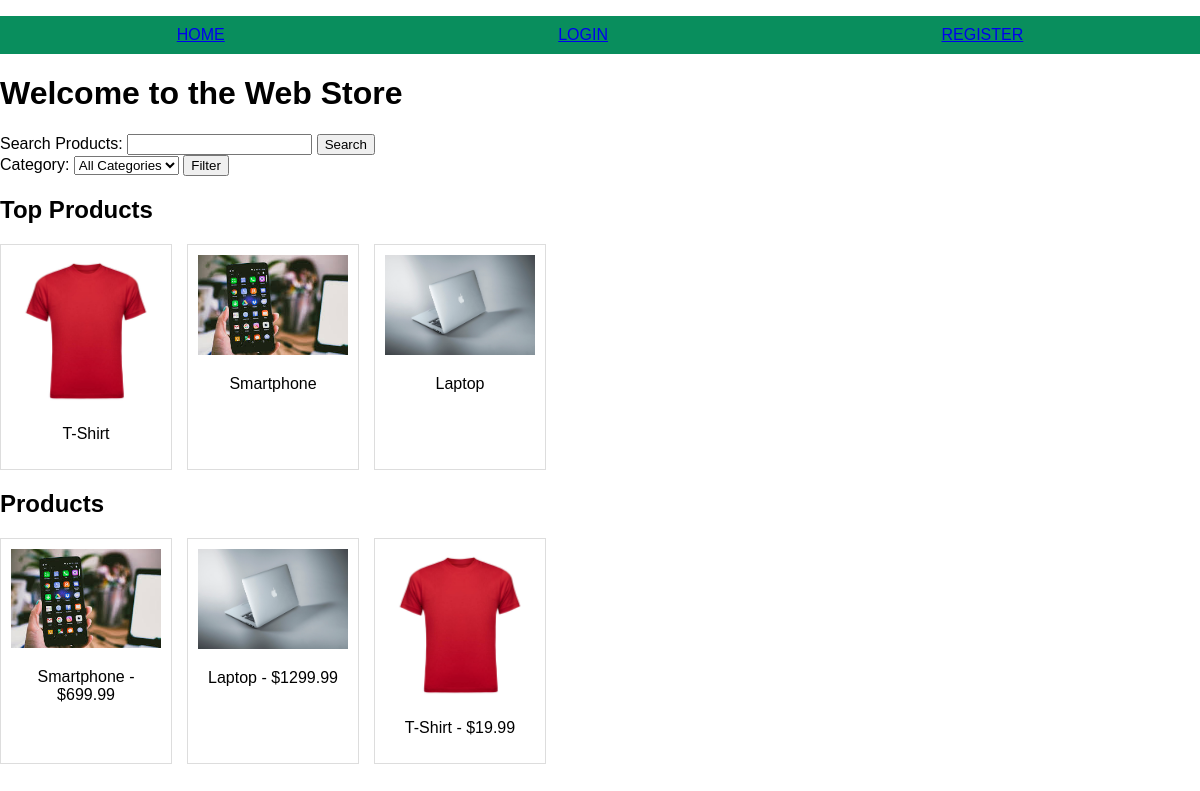
The page / on the database its author committed.
### models.py (models this page shows)
class Product(db.Model):
    id = db.Column(db.Integer, primary_key=True)
    name = db.Column(db.String(80), nullable=False)
    price = db.Column(db.Float, nullable=False)
    image = db.Column(db.String(120), nullable=True)
    description = db.Column(db.Text, nullable=True)
    category_id = db.Column(db.Integer, db.ForeignKey('category.id'), nullable=False)
    sales_count = db.Column(db.Integer, default=0)
    warehouse_id = db.Column(db.Integer, db.ForeignKey('warehouse.id'), nullable=True)
    inventory = db.Column(db.Integer, default=0)
    warehouse = db.relationship('Warehouse', backref=db.backref('products', lazy=True))
    category = db.relationship('Category', backref=db.backref('products', lazy=True))

### app.py (the view)
@app.route('/', methods=['GET', 'POST'])
def home():
    search_form = SearchForm()
    category_form = CategoryFilterForm()
    category_form.category.choices = [(0, 'All Categories')] + [
        (c.id, c.name) for c in Category.query.all()
    ]
    query = Product.query
    if search_form.validate_on_submit():
        query = query.filter(Product.name.contains(search_form.query.data))
    elif category_form.validate_on_submit() and category_form.category.data:
        query = query.filter(Product.category_id == category_form.category.data)
    top_products = Product.query.order_by(Product.sales_count.desc()).limit(5).all()
    products = query.all()
    return render_template(
        'index.html',
        search_form=search_form,
        category_form=category_form,
        products=products,
        top_products=top_products,
        user=session.get('username', 'Guest')
    )

### forms.py
class SearchForm(FlaskForm):
    query = StringField('Search Products', validators=[DataRequired()])
    submit = SubmitField('Search')

class CategoryFilterForm(FlaskForm):
    category = SelectField('Category', coerce=int)
    submit = SubmitField('Filter')

### templates/index.html (shortened to what this page needs)
{% extends "base.html" %}
{% block content %}
<h1>Welcome to the Web Store</h1>
<form method="POST">
    {{ search_form.query.label }}: {{ search_form.query }} {{ search_form.submit }}
</form>
<form method="POST">
    {{ category_form.category.label }}: {{ category_form.category }} {{ category_form.submit }}
</form>
<h2>Top Products</h2>
<div class="products">
    {% for product in top_products %}
    <div class="product">
        <a href="{{ url_for('view_product', product_id=product.id) }}">
            <div style="max-width: 200px; max-height: 200px; overflow: hidden;">
                <img src="{{ url_for('static', filename='images/' ~ product.image) }}" alt="{{ product.name }}"
                    style="width: 100%; height: auto;">
            </div>
        </a>
        <p>{{ product.name }}</p>
    </div>
    {% endfor %}
</div>
<h2>Products</h2>
<div class="products">
    {% for product in products %}
    <div class="product">
        <a href="{{ url_for('view_product', product_id=product.id) }}">
            <div style="max-width: 200px; max-height: 200px; overflow: hidden;">
                <img src="{{ url_for('static', filename='images/' ~ product.image) }}" alt="{{ product.name }}"
                    style="width: 100%; height: auto;">
            </div>
        </a>
        <p>{{ product.name }} - ${{ product.price }}</p>
    </div>
    {% endfor %}
</div>
{% endblock %}

### templates/base.html (shortened to what this page needs)
<!DOCTYPE html>
<html lang="en">
<head>
    <link rel="stylesheet" href="{{ url_for('static', filename='styles.css') }}">
</head>
<body>
    <header>
        <nav>
            <ul>
                <li><a href="{{ url_for('home') }}">Home</a></li>
                {% if user != 'Guest' %}
                <li><a href="{{ url_for('view_cart') }}">Cart</a></li>
                <li>Welcome, {{ user }}</li>
                <li><a href="{{ url_for('logout') }}">Logout</a></li>
                <li><a href="{{ url_for('edit_profile') }}">Profile</a></li>
                {% if session.get('is_admin') %}
                <li><a href="{{ url_for('admin_dashboard') }}">Admin Dashboard</a></li>
                {% endif %}
                {% else %}
                <li><a href="{{ url_for('login', username='TestUser') }}">Login</a></li>
                <li><a href="{{ url_for('register') }}">Register</a></li>
                {% endif %}
            </ul>
        </nav>
    </header>
    <main>
        {% block content %}{% endblock %}
    </main>
</body>
</html>

### static/styles.css (style rules this page uses)
body { font-family: Arial, sans-serif; margin: 0; padding: 0; }
header nav ul { list-style-type: none; background: #098e5d; padding: 10px; display: flex; justify-content: space-around; }
header nav ul li { color: white; text-transform: uppercase; }
.products { display: flex; flex-wrap: wrap; gap: 15px; }
.product { border: 1px solid #ddd; padding: 10px; width: 150px; text-align: center; }
.product img { width: 100px; height: 100px; }

### rows shown on the page
Product: image (picture), name "T-Shirt", price "19.99"
Product: image (picture), name "Smartphone", price "699.99"
Product: image (picture), name "Laptop", price "1299.99"

### other values the page prints
{{ search_form.query.label }} "Search Products"
{{ category_form.category.label }} "Category"
